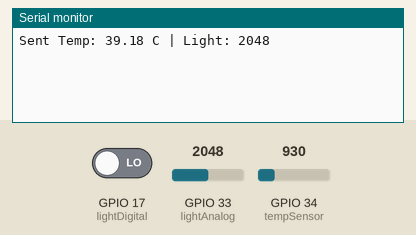
The sketch below on a simulated ESP32. On the bench: the last lines printed to the serial monitor. The inputs (shaded band) are chosen by the test bench; at power-on: GPIO 34 (tempSensor) = 930, GPIO 33 (lightAnalog) = 2048, GPIO 17 (lightDigital) LOW (analog values on the 0–4095 scale).

Above: at 1.8 s.
1.9 s: GPIO 34 (tempSensor) set to 1004
At 2.8 s:
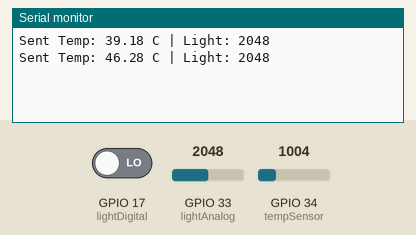
3.4 s: GPIO 33 (lightAnalog) set to 2866
At 4.7 s:
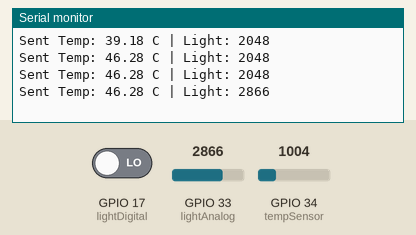
4.9 s: GPIO 34 (tempSensor) set to 1069
At 5.6 s:
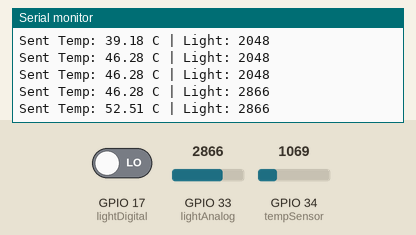
6.4 s: GPIO 33 (lightAnalog) set to 3603
At 7.8 s:
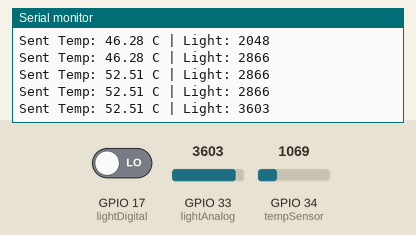
Timing chart, 0 to 8.9 s (numbered marks = the images above; inputs shaded):
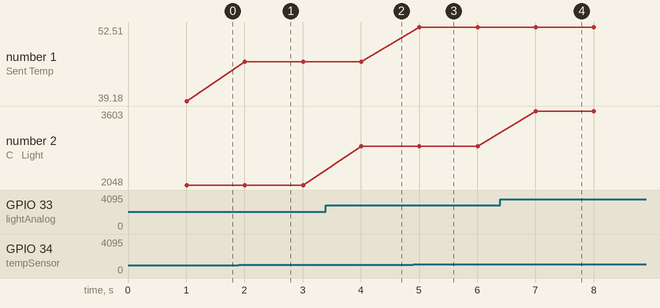

The sketch:

SunSync_V1_Outside.ino
```cpp
#include <esp_now.h>
#include <WiFi.h>

// -------- PINS --------
const int tempSensor = 34;
const int lightAnalog = 33;
const int lightDigital = 17;

const int NUM_SAMPLES = 50;
const float ADC_CORRECTION = 1.19;

// -------- TIMING --------
unsigned long lastSendTime = 0;
const unsigned long interval = 1000; // 10 seconds

// -------- DATA STRUCT --------
typedef struct struct_message {
  float tempC;
  float tempF;
  float voltage;
  int lightAnalog;
  int lightDigital;
} struct_message;

struct_message data;

uint8_t receiverAddress[] = {0x08, 0xA6, 0xF7, 0xBB, 0x80, 0x04};

esp_now_peer_info_t peerInfo;

void setup()
{
  Serial.begin(115200);

  analogReadResolution(12);
  analogSetAttenuation(ADC_11db);

  pinMode(lightDigital, INPUT);

  WiFi.mode(WIFI_STA);

  if (esp_now_init() != ESP_OK)
  {
    Serial.println("ESP-NOW Init Failed");
    return;
  }

  memcpy(peerInfo.peer_addr, receiverAddress, 6);
  peerInfo.channel = 0;
  peerInfo.encrypt = false;

  if (esp_now_add_peer(&peerInfo) != ESP_OK)
  {
    Serial.println("Failed to add peer");
    return;
  }
}

void loop()
{
  // -------- ONLY RUN EVERY 10 SECONDS --------
  if (millis() - lastSendTime >= interval)
  {
    lastSendTime = millis();

    // -------- LIGHT --------
    data.lightAnalog = analogRead(lightAnalog);
    data.lightDigital = digitalRead(lightDigital);

    // -------- TEMP --------
    long sum = 0;

    for (int i = 0; i < NUM_SAMPLES; i++)
    {
      sum += analogRead(tempSensor);
    }

    float avgADC = sum / (float)NUM_SAMPLES;

    data.voltage = (avgADC / 4095.0) * 3.3 * ADC_CORRECTION;
    data.tempC = (data.voltage - 0.5) * 100.0;
    data.tempF = data.tempC * 9.0 / 5.0 + 32.0;

    // -------- SEND --------
    esp_now_send(receiverAddress, (uint8_t *)&data, sizeof(data));

    // -------- DEBUG --------
    Serial.print("Sent Temp: ");
    Serial.print(data.tempC);
    Serial.print(" C | Light: ");
    Serial.println(data.lightAnalog);
  }
}
```

Measured:
- after the input at 1.9 s, the serial monitor: prints a new line after 0.11 s (image 1)
- after the input at 3.4 s, the serial monitor: prints a new line after 0.61 s (image 2)
- after the input at 4.9 s, the serial monitor: prints a new line after 0.11 s (image 3)
- after the input at 6.4 s, the serial monitor: prints a new line after 0.61 s (image 4)
- plotted number 1: 39.18 → 46.28 after the input at 1.9 s, 46.28 → 52.51 after the input at 4.9 s
- plotted number 2: 2048 → 2866 after the input at 3.4 s, 2866 → 3603 after the input at 6.4 s
